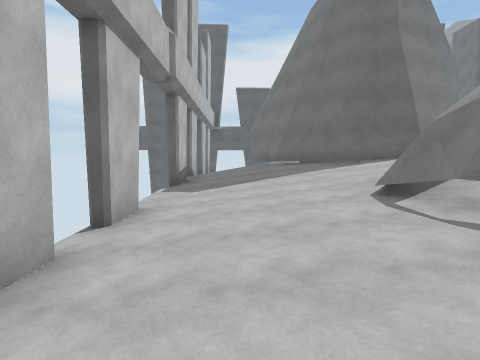
view 1 (above)

24 first-person views from a walk through a Unity game level. The camera is 1.5 m above the floor, tilts 4° down and sees 80° across. The floor is counted in squares, 2 m on a side. Each view is taken from the middle of a square. On the plan, view 1 faces up. The plan holds only what a view shows up to about 10 squares ahead; the rest is blank. The place goes on beyond the plan. The player character is not drawn.

view 2
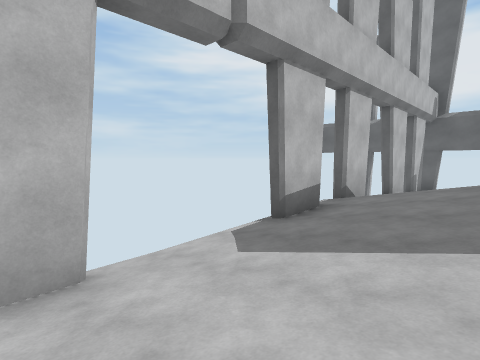

view 3
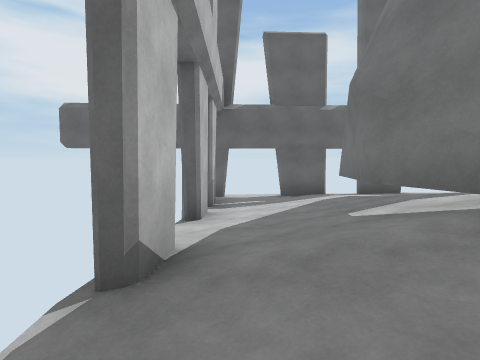

view 4
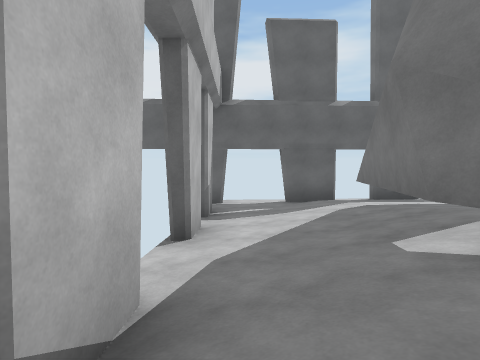

view 5
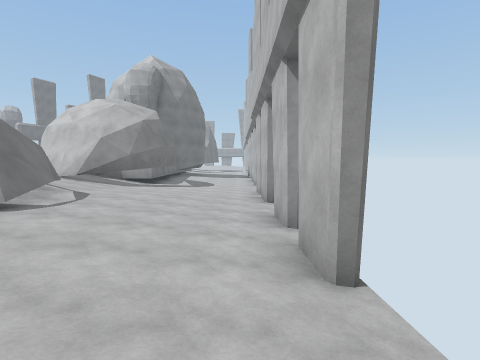

view 6
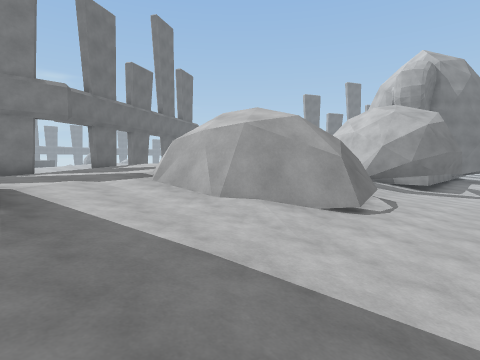

view 7
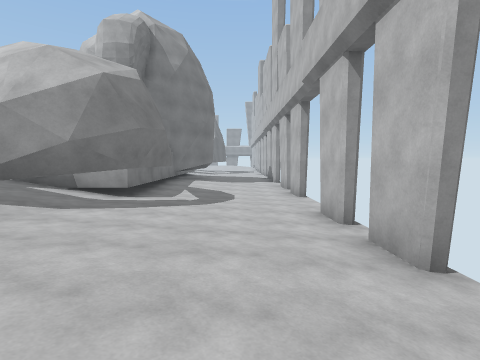

view 8
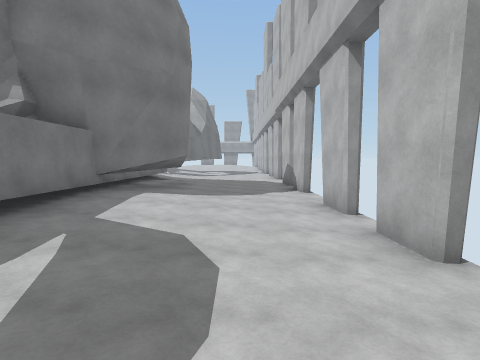

view 9
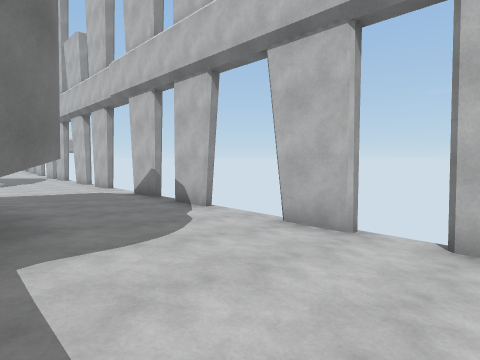

view 10
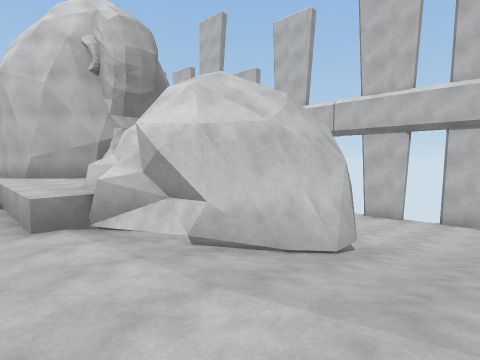

view 11
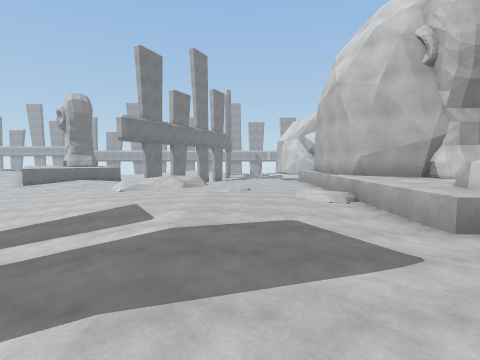

view 12
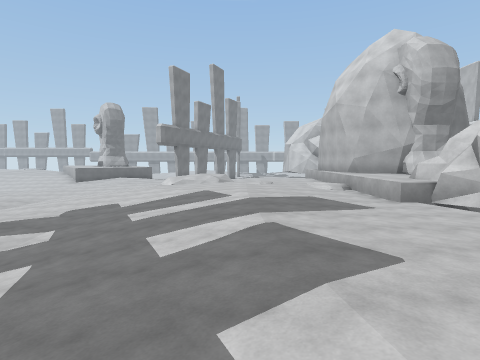

view 13
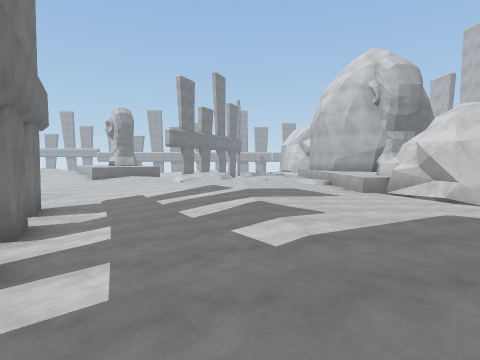

view 14
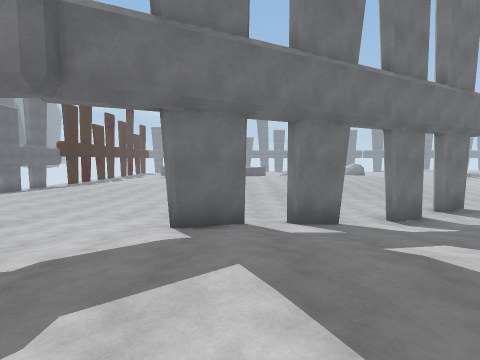

view 15
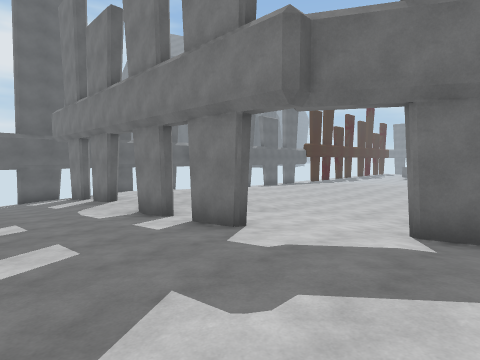

view 16
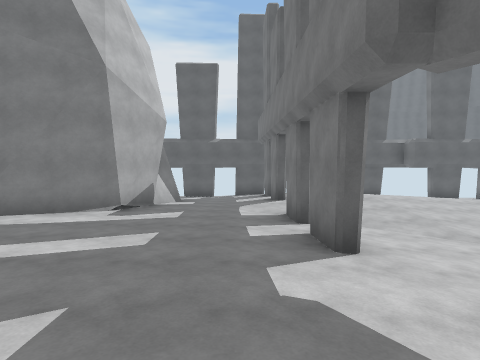

view 17
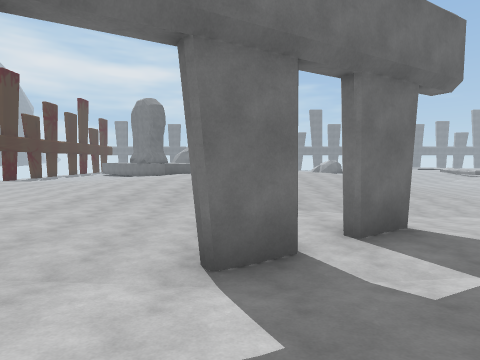

view 18
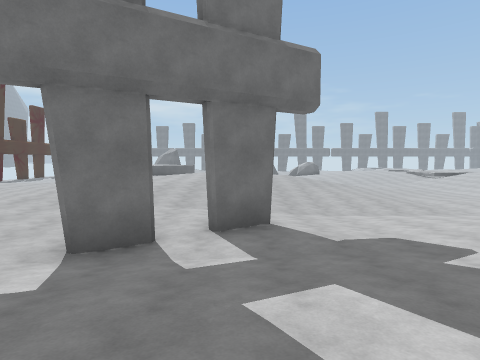

view 19
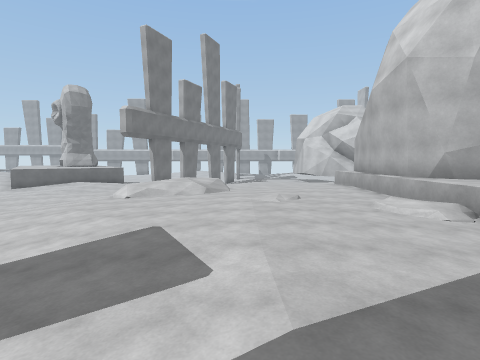

view 20
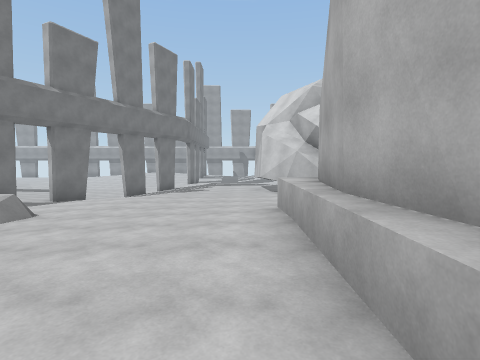

view 21
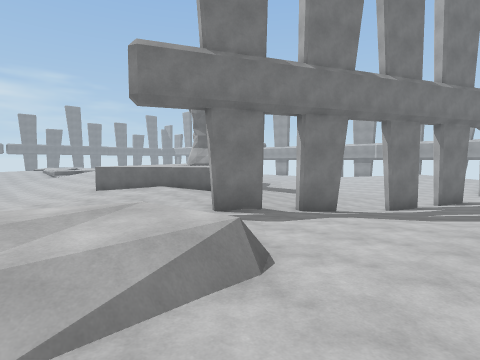

view 22
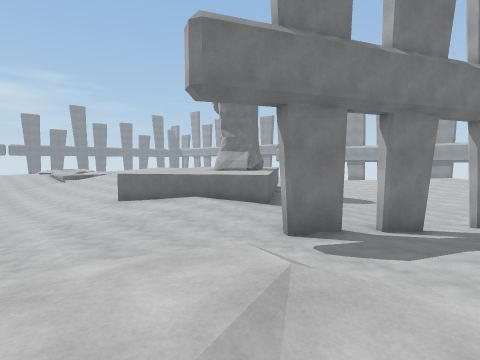

view 23
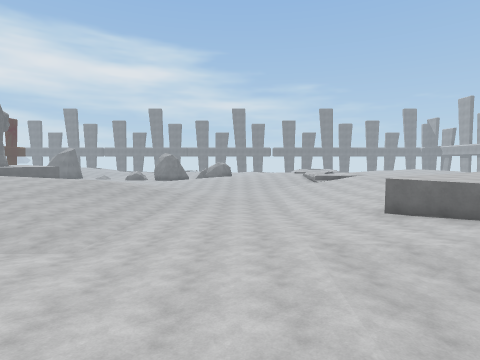

view 24
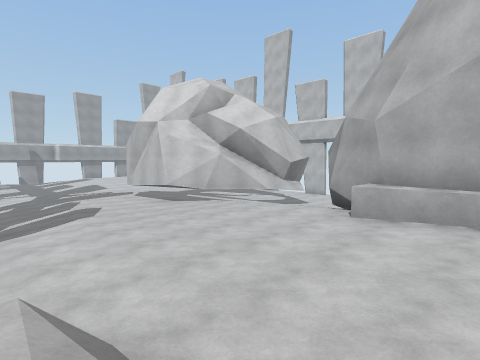

### Floor plan
Key: @ floor where view 1 was taken; # wall or solid block; x gap in a wall; . main floor; : floor 0.25 m higher than the main floor; - floor 0.25 m lower than the main floor; + floor 0.5 m higher than the main floor; _ floor 0.5 m lower than the main floor; * floor 0.75 m higher than the main floor; < floor 0.75 m lower than the main floor; % floor 1 m higher than the main floor; ( floor 1 m lower than the main floor; & floor 1.25 m higher than the main floor; $ floor 1.5 m higher than the main floor; / step, stairs or slope; = window, fence, low wall or low ledge; ^ raised ledge; v drop or lower ground.
Columns run from 2 left of view 1 to 24 right of it. Each row starts with its distance up from view 1.
 18 #((#xx#
 17  (((<<<
 16 x((<___
 15 x(<_       -.
 14 x<_#       ..#
 13 x_-#      /.::+
 12  -.#     ##::#+  *+
 11 x-/#     #/++**%%%**+
 10 x.+##    #*+++****+++
  9  .+*## ###**+#++*+++:
  8 #.:+*###%%%***++++:::
  7  -.:+*%%%%%%%#*++:::.  ::
  6  -..:+*%%%%%%%**++:::::::
  5 x_-.:##=&&&&&%%*+++::::++
  4 #_-.#v// &&&&&#*    ::+++
  3  _-.v///  $$$&##+++++++**
  2 #<_.#      $$&%x+::::+**%
  1  <_-.     &&&%% #::::+**%
  0  <@--.+*%&&&&%*+:...:++*
 -1 #<__-.:+%%%%%%*+.#...:+*
 -2  (<__###*%%%%%*+.....:++
 -3 #(<<#####%%%%%*+:.#...:+*
 -4 x(<<##  #**%%%*+:...-..:+**
 -5  ((<#####^*%%%*+:...--..:+*
 -6  ((( #  #^*%%%%*+:..--..::+
 -7 #((<<# ^^^%%%%%*+:..--.....
 -8  ((<_###^^%%%%%*+::.------.
 -9 #(<<_####^*%%%**++:.-______
-10 x(<<##  ##*%%***++..-______
-11  (<<##   #*%**///:..----_<<
-12 #(<<##   #%***%&%:...--__<<
-13 x(<< #   #**++%&%::...-__<<
-14 x((< #  #^++++//=.....-___<
-15 x(((    #++++::.......-----
-16  (((    :+++:::.....:..#...
-17 x(((    ::::::..##.::^^^^::
-18  (((  ##....:..-x-..^^ ^^^
-19   ((    #.....-_#_-.^    ^
-20         -#...-_<<__
-21          #-.._#((<_
-22           -.-_x((
-23            --_x((
-24             __#((

Where each view was taken, in squares from view 1:
view 1: 0 up, 0 right, facing up
view 2: 4 up, 1 right, facing up-left
view 3: 8 up, 1 left, facing up
view 4: 9 up, 1 left, facing up
view 5: 7 up, 1 left, facing down
view 6: 8 up, 0 right, facing down-right
view 7: 2 up, 0 right, facing down
view 8: 4 down, 0 right, facing down
view 9: 7 down, 2 right, facing down-left
view 10: 0 up, 8 right, facing down-left
view 11: 1 down, 10 right, facing down
view 12: 2 up, 11 right, facing down
view 13: 4 up, 11 right, facing down
view 14: 3 up, 8 right, facing right
view 15: 3 up, 8 right, facing up-right
view 16: 3 up, 10 right, facing up
view 17: 1 down, 12 right, facing right
view 18: 3 down, 11 right, facing right
view 19: 3 down, 11 right, facing down
view 20: 9 down, 8 right, facing down
view 21: 12 down, 10 right, facing down-right
view 22: 12 down, 12 right, facing down-right
view 23: 12 down, 14 right, facing right
view 24: 12 down, 12 right, facing down-left
